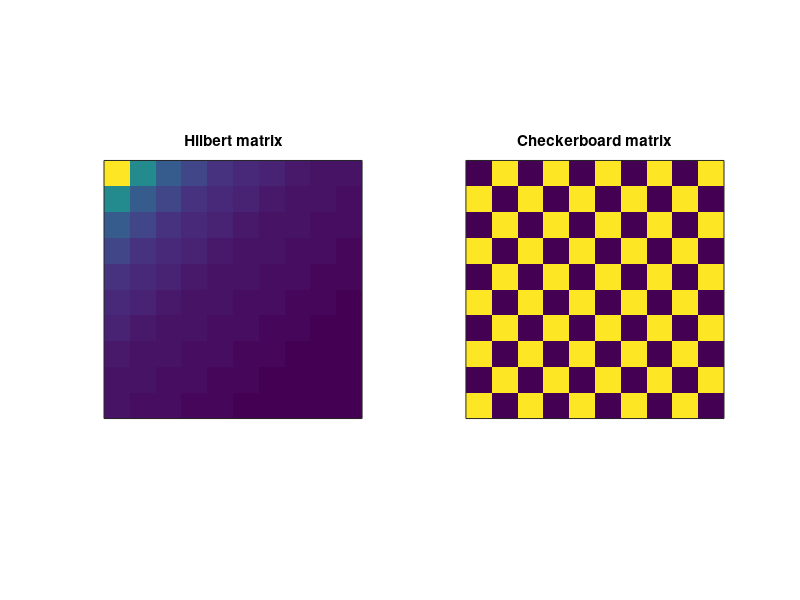

Source code (MATLAB):
%% Creating a Hilbert Matrix and Checkboard Matrix

% Dimensions

d = 10; %this can be changed as needed

% Initialize variables

hilbert = zeros(d);
checker = zeros(d);

% Loops

for i=1:d
    for j=1:d
        
        % denominator
        den = i+j-1;
        
        % and invert to find this element
        hilbert(i,j) = 1/den;
        
        % bonus: checkerboard
        checker(i,j) = (-1)^den;
        
    end
end

% Display Matrix

subplot(121)
imagesc(hilbert)
axis square, title('Hilbert matrix')
set(gca,'xtick',[],'ytick',[]) % removes axial ticks

subplot(122)
imagesc(checker)
axis square, title('Checkerboard matrix')
set(gca,'xtick',[],'ytick',[]) % removes axial ticks